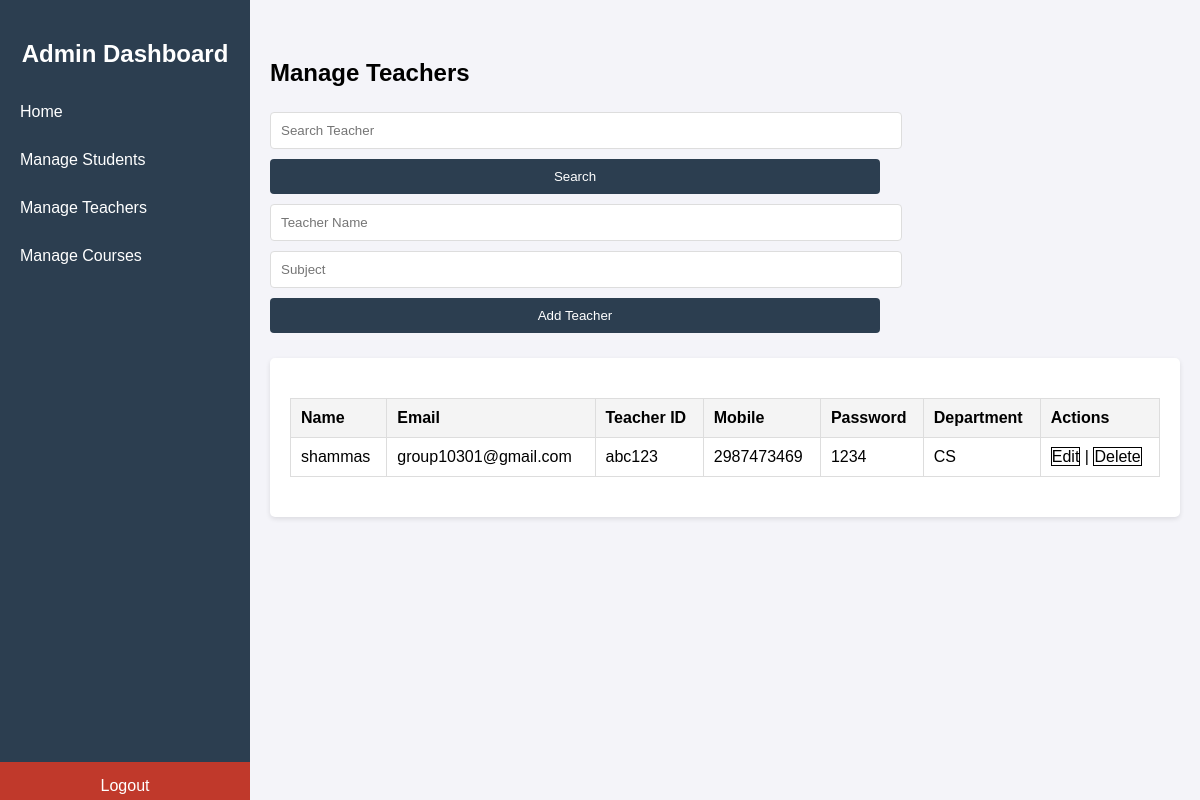
The app's page /manage-teacher/ with its own data.
### GradeWireapp/models.py (models this page shows)
class Teacher(models.Model):
    name=models.CharField(max_length=30)
    email=models.EmailField(unique=True)
    teacher_id=models.CharField(max_length=20,unique=True)
    mobile = models.CharField(max_length=10,default='mobile')  # Changed from IntegerField to CharField
    password=models.CharField(max_length=15)
    department=models.CharField(max_length=30)

### GradeWireapp/views.py (the view)
# urls.py: path('manage-teacher/', views.manage_teacher_view,name='ManageTeacher'),
def manage_teacher_view(request):
    teachers = models.Teacher.objects.all()
    return render(request, 'admin_mg_teacher.html',{'teacher':teachers})

### templates/admin_mg_teacher.html (shortened to what this page needs)
{% load static %}
<!DOCTYPE html>
<html lang="en">
<head>
    <link rel="stylesheet" type="text/css" href="{% static 'assets/css/admin-style.css'%}">
</head>
<body>
    <div class="menu-toggle" onclick="toggleSidebar()">☰ Menu</div>
    <div class="sidebar">
        <h2>Admin Dashboard</h2>
        <a href="{% url 'adminHome' %}" onclick="showSection('home')">Home</a>
        <a href="{% url 'ManageStudent' %}"  >Manage Students</a>
        <a href="{% url 'ManageTeacher' %}" >Manage Teachers</a>
        <a href="{% url 'ManageCourse' %}" >Manage Courses</a>
        <a href="#" class="logout">Logout</a>
    </div>
    <div class="content">
        <div id="manage-teachers" class="section active">
            <h2>Manage Teachers</h2>
            <div class="form-container">
                <input type="text" id="searchTeacher" placeholder="Search Teacher">
                <button onclick="searchTeacher()">Search</button>
                <input type="text" id="teacherName" placeholder="Teacher Name">
                <input type="text" id="teacherSubject" placeholder="Subject">
                <button onclick="addTeacher()">Add Teacher</button>
            </div>
            <div class="table-container">
                <table>
                    <thead>
                        <tr>
                            <th>Name</th>
                            <th>Email</th>
                            <th>Teacher ID</th>
                            <th>Mobile</th>
                            <th>Password</th>
                            <th>Department</th>
                            <th>Actions</th>
                        </tr>
                    </thead>
                    <tbody id="teacherTableBody">
                        {% for t in teacher %}
                        <tr>
                            <td>{{ t.name }}</td>
                            <td>{{ t.email }}</td>
                            <td>{{ t.teacher_id }}</td>
                            <td>{{ t.mobile }}</td>
                            <td>{{ t.password }}</td>
                            <td>{{ t.department }}</td>
                            <td>
                                <a href="{% url 'edit_teacher' t.id %}"  style="border: 1px solid; text-decoration: none; color: black;">Edit</a> |
                                <a href="{% url 'delete_teacher' t.id %}" onclick="return confirm('Are you sure you want to delete this teacher?');" style="border: 1px solid; text-decoration: none; color: black;">Delete</a>
                            </td>
                        </tr>
                        {% endfor %}
                    </tbody>
                </table>
            </div>
        </div>
</div>
</body>
</html>

### static/assets/css/admin-style.css (style rules this page uses)
body { margin: 0; font-family: Arial, sans-serif; background-color: #f4f4f9; }
.sidebar { position: fixed; top: 0; left: 0; width: 250px; height: 100%; background-color: #2c3e50; color: white; display: flex; flex-direction: column; padding-top: 20px; transition: transform 0.3s ease; }
.sidebar h2 { text-align: center; font-size: 24px; margin-bottom: 20px; color: #ffffff; }
.sidebar a { text-decoration: none; color: white; padding: 15px 20px; display: block; transition: background 0.3s; cursor: pointer; }
.sidebar .logout { margin-top: auto; background-color: #c0392b; text-align: center; margin-bottom:10px; }
.content { margin-left: 250px; padding: 20px; transition: margin-left 0.3s ease; }
.section { display: none; }
.section.active { display: block; }
.table-container { background: #fff; padding: 20px; border-radius: 5px; box-shadow: 0 2px 5px rgba(0, 0, 0, 0.1); overflow-x: auto; }
table { width: 100%; border-collapse: collapse; margin: 20px 0; font-size: 16px; }
table th, table td { text-align: left; padding: 10px; border: 1px solid #ddd; }
table th { background-color: #f4f4f4; font-weight: bold; }
.form-container { margin-bottom: 20px; }
.form-container input, .form-container button { margin: 5px 0; padding: 10px; width: calc(100% - 300px); border: 1px solid #ddd; border-radius: 4px; }
.form-container button { background-color: #2c3e50; color: white; border: none; cursor: pointer; }

### templates/admin_mg_teacher.html (style rules this page uses)
.table-container { background: #fff; padding: 20px; border-radius: 5px; box-shadow: 0 2px 5px rgba(0, 0, 0, 0.1); overflow-x: auto; margin-bottom: 20px; }
table { width: 100%; border-collapse: collapse; margin: 20px 0; font-size: 16px; }
table th, table td { text-align: left; padding: 10px; border: 1px solid #ddd; }
table th { background-color: #f4f4f4; font-weight: bold; }

### records on screen
Teacher: name "shammas", email "group10301@gmail.com", teacher_id "abc123", mobile "2987473469", password "1234", department "CS"
